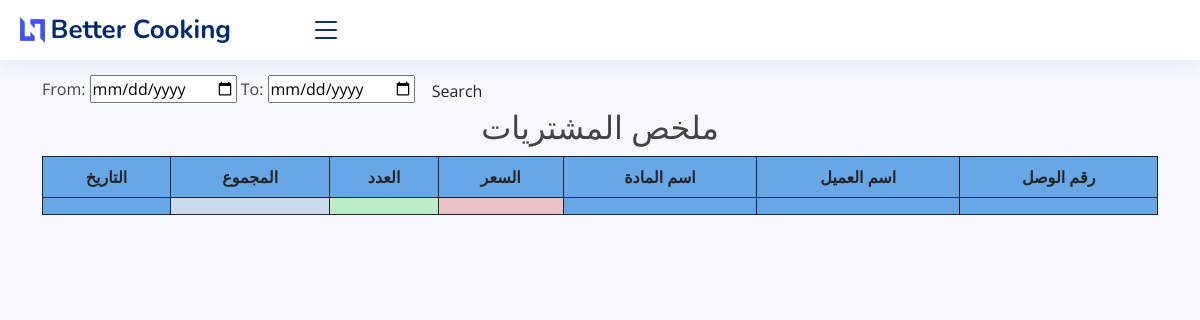
Page /purchase_report on the earlier database version.
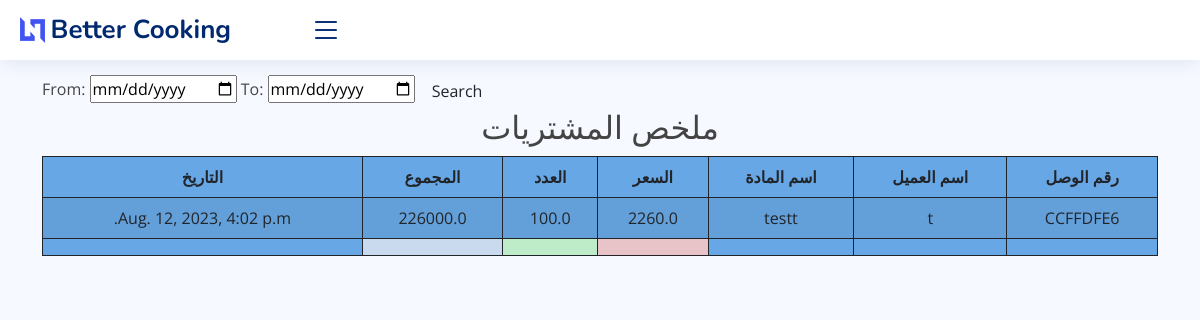
Same page on the later database version.
### core/models.py (models this page shows, shortened)
class PurchaseItem(models.Model):
    purchase_invoice = models.ForeignKey(Purchase, on_delete=models.CASCADE)
    item = models.ForeignKey(Item, on_delete=models.CASCADE)
    qty = models.FloatField()
    total_amt = models.FloatField(editable=False, default=0)
    pur_date = models.DateTimeField(auto_now_add=True)
    note = models.TextField(max_length=100,blank=True)
    class Meta:
        verbose_name_plural = ' العنصر الذي تم شراؤه'

class Purchase(models.Model):
    invoice_number = models.CharField(max_length=8, unique=True, editable=False)
    vendor = models.ForeignKey(Vendor, on_delete=models.CASCADE)
    date = models.DateTimeField()
    note = models.TextField(blank=True)
    class Meta:
        verbose_name_plural = ' فاتورة الشراء'

class Vendor(models.Model):
    full_name = models.CharField(max_length=50)
    address = models.TextField(blank=True)
    mobile = models.CharField(max_length=15, blank=True)
    status = models.BooleanField(default=False, blank=True)
    note = models.TextField(blank=True)
    class Meta:
        verbose_name_plural = ' الموردين'
    def __str__(self):
        return self.full_name

class Item(models.Model):
    PRICELIST = (
        ('مفرد', 'مفرد'),
        ('جملة', 'جملة'),
        ('شراء', 'شراء'),
        ('قسط', 'قسط'),
    )
    item_code = models.CharField(max_length=50)
    name = models.CharField(max_length=255, verbose_name='detail')
    category = models.CharField(max_length=30, default='Test')
    price = models.FloatField(default=1)
    price_list = models.CharField(max_length=30, choices=PRICELIST, default='مفرد')
    note = models.TextField(blank=True)
    class Meta:
        verbose_name_plural = 'المواد'
    def __str__(self):
        return f"{self.item_code}"

### core/views.py (the view)
# urls.py: path('purchase_report', views.purchase_report, name="purchase_report"),
def purchase_report(request):
    p_reports = PurchaseItem.objects.select_related()
    myFilter = Purchase_Filter(request.GET, queryset=p_reports)
    p_reports = myFilter.qs
    context = {'p_reports': p_reports, 'myFilter': myFilter}
    return render(request, 'core/reports/purchase_report.html', context)

### core/templates/core/reports/purchase_report.html (shortened to what this page needs)
{% extends 'core/base.html' %}
{% block content %}
    <br>
    <br> <br>
    <form class="form-a">
        From: <input type="date" value={{ myFilter.form.max_date }}</input>
        To: <input type="date" value={{ myFilter.form.min_date }}</input>
        <button type="submit" class="btn btn-b">Search</button>
    </form>
    <h2 class="text-center"> ملخص المشتريات </h2>
    <table id="example3" class="table table-striped" style="background-color: #68a7e5">
        <thead>
        <tr>
            <th>رقم الوصل</th>
            <th>اسم العميل</th>
            <th>اسم المادة</th>
            <th>السعر</th>
            <th>العدد</th>
            <th>المجموع</th>
            <th>التاريخ</th>
        </tr>
        </thead>
        <tbody>
        {% for i in  p_reports %}
            <tr>
                <td>{{ i.purchase_invoice.invoice_number }}</td>
                <td>{{ i.purchase_invoice.vendor }}</td>
                <td>{{ i.item }}</td>
                <td>{{ i.item.price }}</td>
                <td>{{ i.qty }}</td>
                <td>{{ i.total_amt }}</td>
                <td>{{ i.pur_date }}</td>
            </tr>
        {% endfor %}
        </tbody>
        <tfoot>
        <th></th>
        <th></th>
   <th></th>
        <th style="background-color: #e8c3c7"></th>
        <th style="background-color: #beecc8"></th>
        <th style="background-color: #c9d9ee"></th>
        <th></th>
        </tfoot>
    </table>
{% endblock %}

Differences in the rows shown:
added PurchaseItem: purchase_invoice.invoice_number "CCFFDFE6", purchase_invoice.vendor "t", item "testt", item.price "2260.0", qty "100.0", total_amt "226000.0", pur_date "Aug. 12, 2023, 4:02 p.m."
